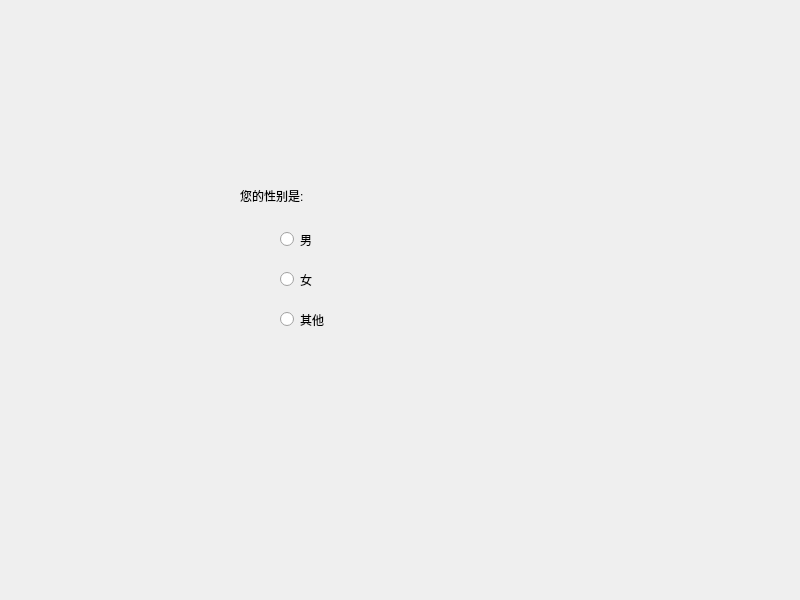
<?xml version="1.0" encoding="UTF-8"?>
<ui version="4.0">
 <class>Widget</class>
 <widget class="QWidget" name="Widget">
  <property name="geometry">
   <rect>
    <x>0</x>
    <y>0</y>
    <width>800</width>
    <height>600</height>
   </rect>
  </property>
  <property name="windowTitle">
   <string>Widget</string>
  </property>
  <widget class="QRadioButton" name="radioButton_male">
   <property name="geometry">
    <rect>
     <x>280</x>
     <y>230</y>
     <width>115</width>
     <height>19</height>
    </rect>
   </property>
   <property name="text">
    <string>男</string>
   </property>
  </widget>
  <widget class="QRadioButton" name="radioButton_female">
   <property name="geometry">
    <rect>
     <x>280</x>
     <y>270</y>
     <width>115</width>
     <height>19</height>
    </rect>
   </property>
   <property name="text">
    <string>女</string>
   </property>
  </widget>
  <widget class="QRadioButton" name="radioButton_other">
   <property name="geometry">
    <rect>
     <x>280</x>
     <y>310</y>
     <width>115</width>
     <height>19</height>
    </rect>
   </property>
   <property name="text">
    <string>其他</string>
   </property>
  </widget>
  <widget class="QLabel" name="label">
   <property name="geometry">
    <rect>
     <x>240</x>
     <y>180</y>
     <width>141</width>
     <height>31</height>
    </rect>
   </property>
   <property name="text">
    <string>您的性别是:</string>
   </property>
  </widget>
 </widget>
 <resources/>
 <connections/>
</ui>
